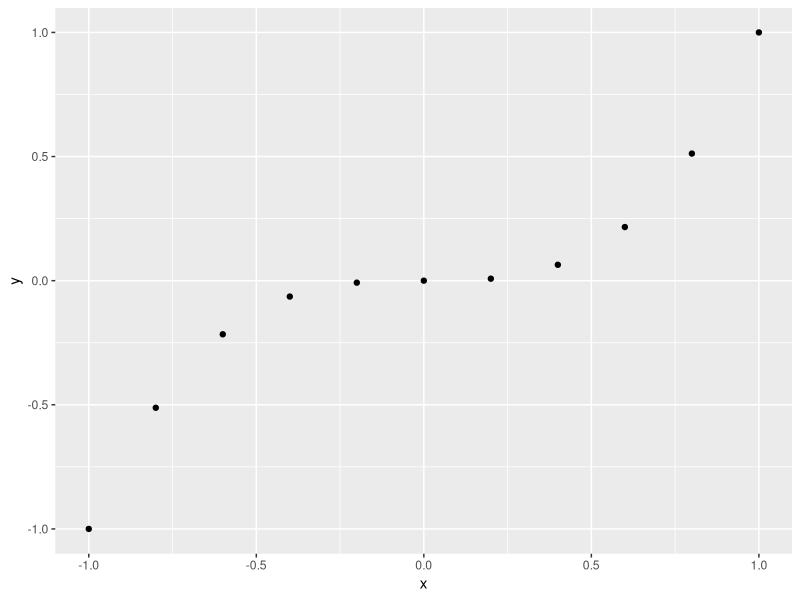
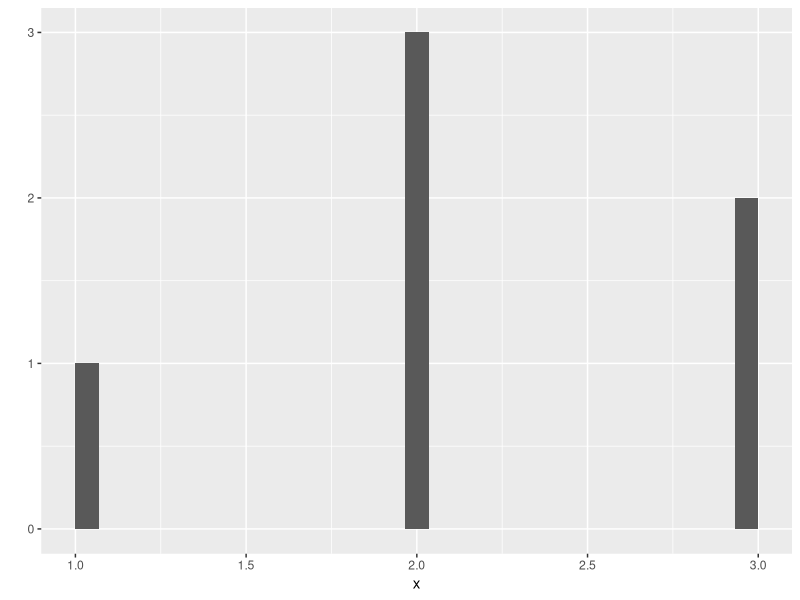
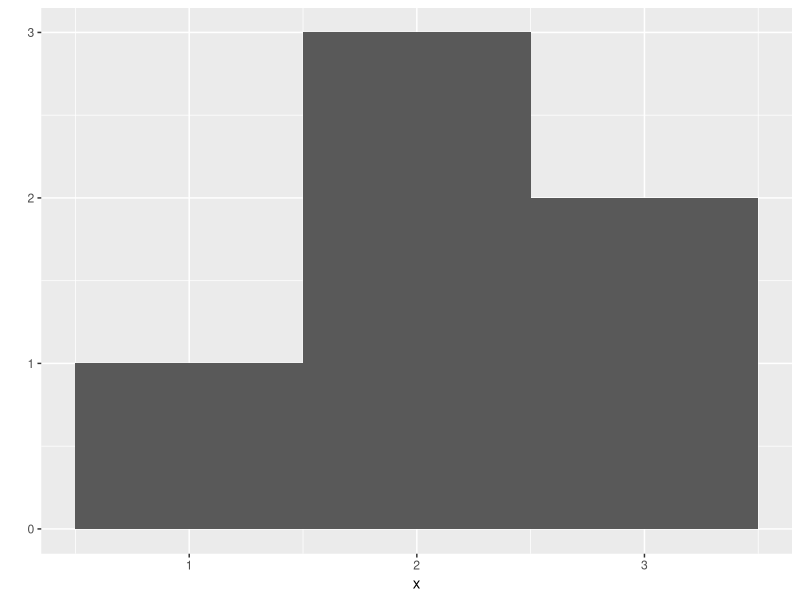
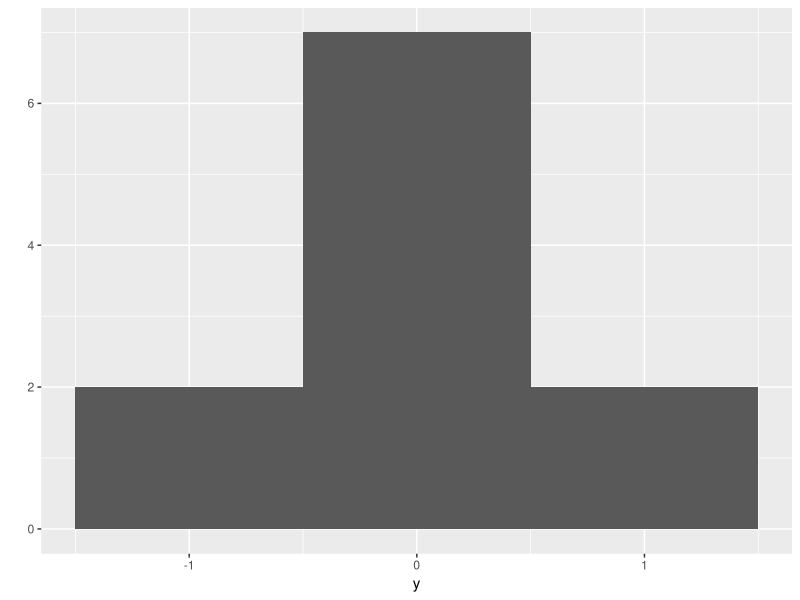
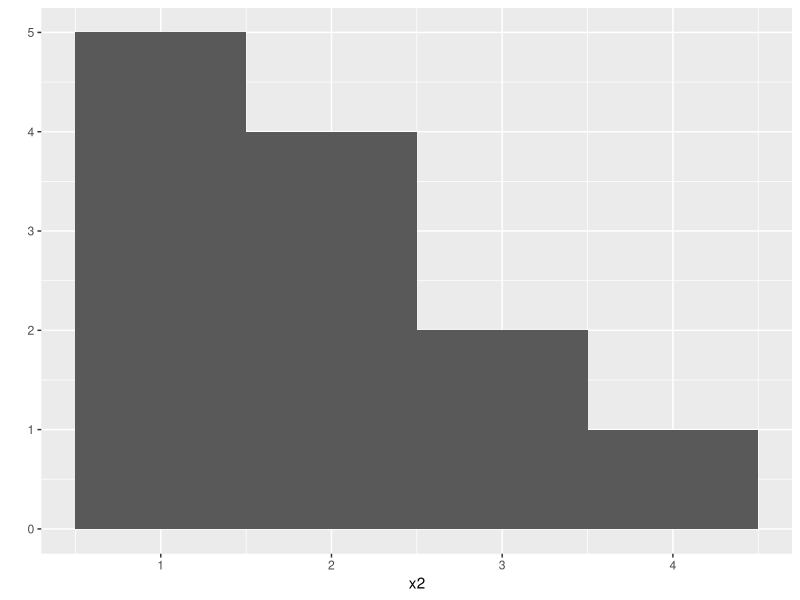
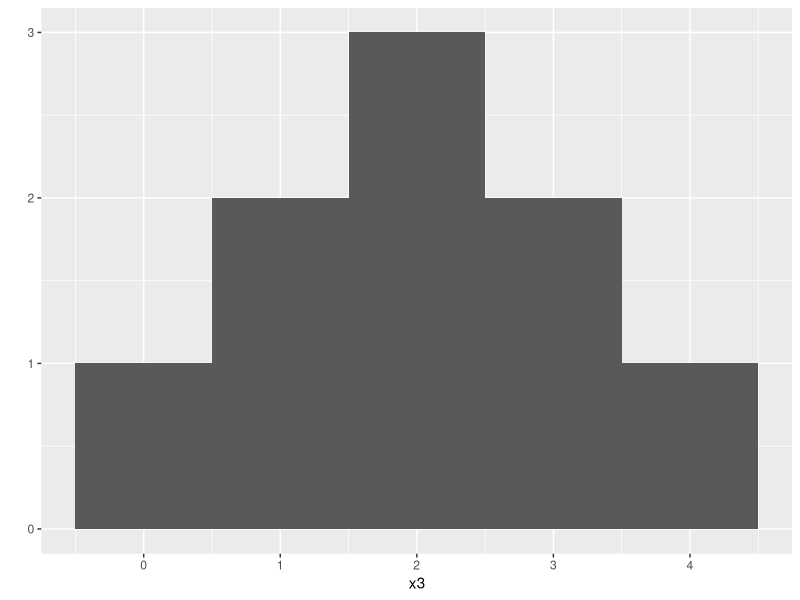

Here is the R script that generated these plots, in order: (Note: this script raises an error after producing the figures.)
## Packages

### install.packages

### library

library(ggplot2)
qplot

x <- seq(-1, 1, by = 0.2)

y <- x^3
y

qplot(x, y)

x <- c(1, 2, 2, 2, 3, 3)
qplot(x)
qplot(x, binwidth = 1)
qplot(y, binwidth = 1)

x2 <- c(rep(1, 5), rep(2, 4), rep(3, 2), 4)
qplot(x2, binwidth = 1)

x3 <- c(0, 1, 1, 2, 2, 2, 3, 3, 4)
qplot(x3, binwidth = 1)

replicate(3, 1+1)
replicate(10, roll())

rolls <- replicate(10000, roll())
qplot(rolls, binwidth = 1)

roll

roll3 <- function() {
  die <- 1:6
  prob <- c(1/8, 1/8, 1/8, 1/8, 1/8, 3/8)
  dice <- sample(die, size = 2, replace = T, prob = prob)
  sum(dice)
}
rolls3 <- replicate(10000, roll3())
qplot(rolls3, binwidth = 1)

## Getting Help with Help Pages

### Parts of a Help Page

roll <- function() {
  die <- 1:6
  prob <- c(1/8, 1/8, 1/8, 1/8, 1/8, 3/8)
  dice <- sample(die, size = 2, replace = T, prob = prob)
  sum(dice)
}

rolls<- replicate(10000, roll())
qplot(rolls, binwidth = 1)
